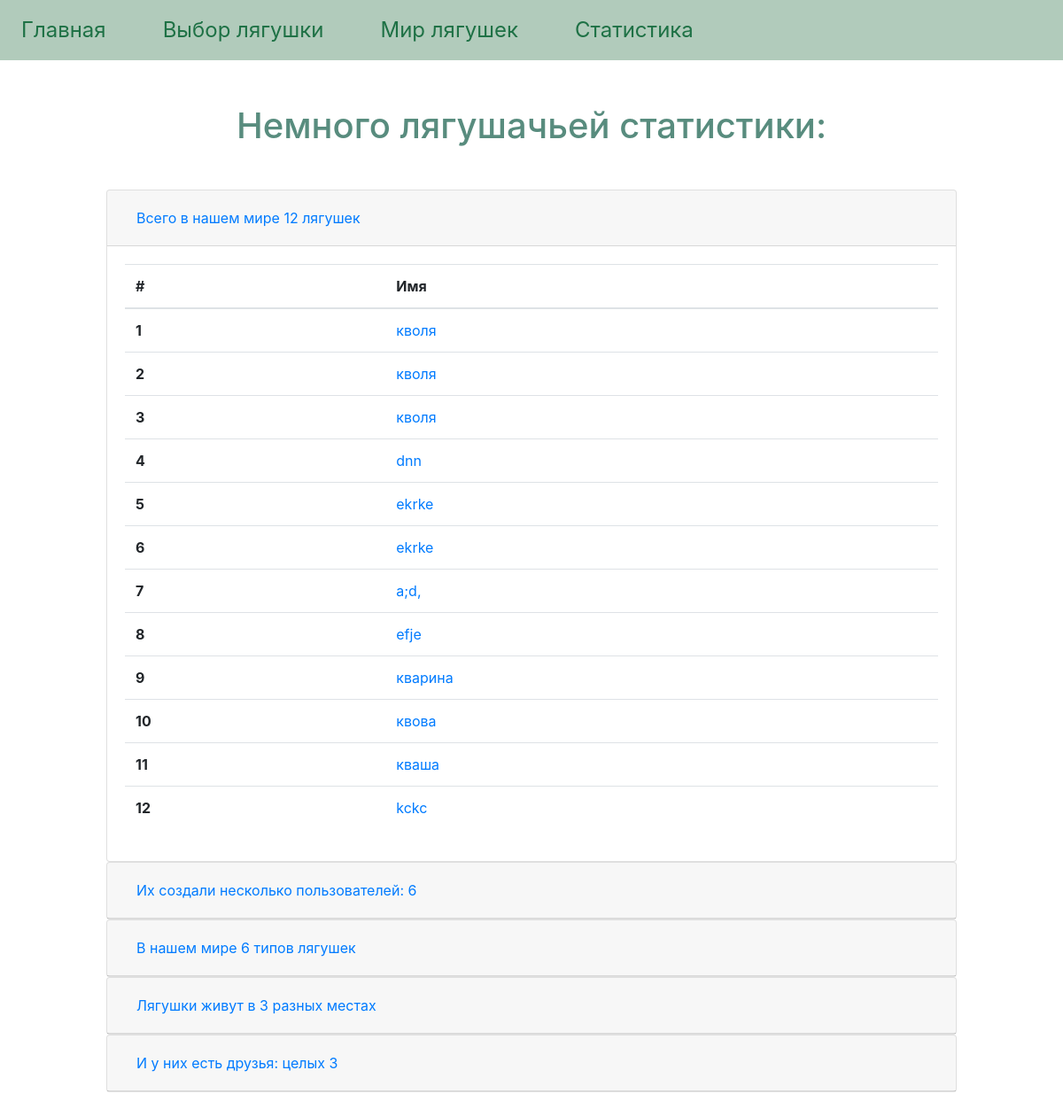
The app's page /statistics with its own data.
### models.py (models this page shows)
class Frogs(db.Model):
    __tablename__ = 'frogs'
    frog_id = db.Column('id', db.Integer, primary_key=True)
    human_name = db.Column(db.Text)
    frog_name = db.Column(db.Text)
    frog_type_id = db.Column('type_id', db.Integer, ForeignKey('frog_types.id'))
    frog_type = db.relationship('Types')
    place_id = db.Column('place_id', db.Integer, ForeignKey('places.id'))
    place = db.relationship('Places')

### myapp.py (the view)
@app.route('/statistics')
def stat():
    info = {}
    info['users'] = db.session.query(Frogs) \
        .group_by(Frogs.human_name) \
        .count()
    info['users_stat'] = db.session.query(Frogs.human_name, func.count(Frogs.frog_id)) \
        .group_by(Frogs.human_name)\
        .order_by(func.count(Frogs.frog_id).desc()) \
        .all()
    info['frogs'] = db.session.query(Frogs).count()
    info['frogs_stat'] = db.session.query(Frogs).all()
    info['types'] = db.session.query(Types).count()
    info['types_stat'] = db.session.query(Types.type_name, Types.type_id, func.count(Frogs.frog_id)) \
        .join(Frogs, isouter=True) \
        .group_by(Types.type_name, Types.type_id) \
        .order_by(func.count(Frogs.frog_id).desc()) \
        .all()
    info['places'] = db.session.query(Places).count()
    info['places_stat'] = db.session.query(Places.place_name, Places.place_id, func.count(Frogs.frog_id)) \
        .join(Frogs, isouter=True) \
        .group_by(Places.place_name, Places.place_id) \
        .order_by(func.count(Frogs.frog_id).desc()) \
        .all()
    info['friends'] = db.session.query(Friends).count()
    info['friends_stat'] = db.session.query(Friends.friend_name, Friends.friend_id, func.count(FrogToFriend.frog_id)) \
        .join(FrogToFriend, isouter=True) \
        .group_by(Friends.friend_name, Friends.friend_id) \
        .order_by(func.count(FrogToFriend.frog_id).desc()) \
        .all()
    return render_template("stat.html", info=info)

### templates/stat.html (shortened to what this page needs)
{% extends 'base.html' %}
{% block content %}
<h1 style="color: #588c7e;" class="mb-5 d-flex justify-content-center">Немного лягушачьей статистики:</h1>
<div id="accordion">
    <div class="card">
      <div class="card-header" id="headingOne">
        <h5 class="mb-0">
          <button class="btn btn-link" data-toggle="collapse" data-target="#collapseOne" aria-expanded="true" aria-controls="collapseOne">
            Всего в нашем мире {{info['frogs']}} лягушек
          </button>
        </h5>
      </div>
      <div id="collapseOne" class="collapse show" aria-labelledby="headingOne" data-parent="#accordion">
        <div class="card-body">
            <table class="table">
                <thead>
                  <tr>
                    <th scope="col">#</th>
                    <th scope="col">Имя</th>
                  </tr>
                </thead>
                <tbody>
                {% for i in range(0, info['frogs_stat']|length) %}
                  <tr>
                    <th scope="row">{{i + 1}}</th>
                    <td><a href="/frog/{{info['frogs_stat'][i].frog_id}}">{{info['frogs_stat'][i].frog_name}}</a></td>
                  </tr>
                  {% endfor %}
                </tbody>
              </table>
        </div>
      </div>
    </div>
    <div class="card">
      <div class="card-header" id="headingTwo">
        <h5 class="mb-0">
          <button class="btn btn-link collapsed" data-toggle="collapse" data-target="#collapseTwo" aria-expanded="false" aria-controls="collapseTwo">
            Их создали несколько пользователей: {{info['users']}}
          </button>
        </h5>
      </div>
    </div>
    <div class="card">
      <div class="card-header" id="headingThree">
        <h5 class="mb-0">
          <button class="btn btn-link collapsed" data-toggle="collapse" data-target="#collapseThree" aria-expanded="false" aria-controls="collapseThree">
            В нашем мире {{info['types']}} типов лягушек
          </button>
        </h5>
      </div>
    </div>
    <div class="card">
        <div class="card-header" id="headingFour">
          <h5 class="mb-0">
            <button class="btn btn-link collapsed" data-toggle="collapse" data-target="#collapseFour" aria-expanded="false" aria-controls="collapseFour">
              Лягушки живут в {{info['places']}} разных местах
            </button>
          </h5>
        </div>
      </div>
      <div class="card">
        <div class="card-header" id="headingFive">
          <h5 class="mb-0">
            <button class="btn btn-link collapsed" data-toggle="collapse" data-target="#collapseFive" aria-expanded="false" aria-controls="collapseFive">
              И у них есть друзья: целых {{info['friends']}}
            </button>
          </h5>
        </div>
      </div>
  </div>
{% endblock %}

### records on screen
Frogs: frog_name "кволя"
Frogs: frog_name "кволя"
Frogs: frog_name "кволя"
Frogs: frog_name "dnn"
Frogs: frog_name "ekrke"
Frogs: frog_name "ekrke"
Frogs: frog_name "a;d,"
Frogs: frog_name "efje"
Frogs: frog_name "кварина"
Frogs: frog_name "квова"
Frogs: frog_name "кваша"
Frogs: frog_name "kckc"

### other values on screen
{{ info['frogs'] }} "12"
{{ i + 1 }} "1" "2" "3" "4" "5" "6" "7" "8" "9" "10" "11" "12"
{{ info['users'] }} "6"
{{ info['types'] }} "6"
{{ info['places'] }} "3"
{{ info['friends'] }} "3"
